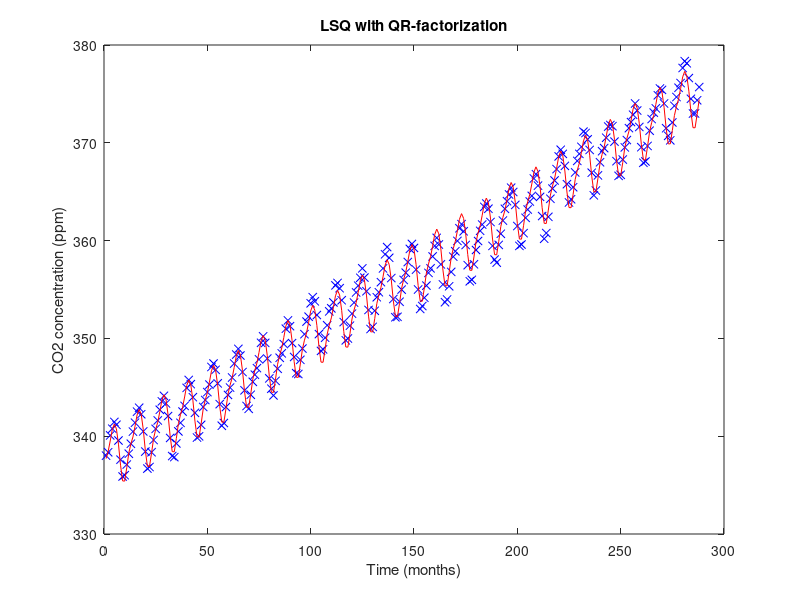

MATLAB code to generate this figure:
function [res] = lsp()
%LSP Solves the least squares problem with the basis functions given in 
% the assignment.
% res = norm of the residual for n=1:3
%
% Authors : Weicker David & Goyens Florentin
close all;

mauna = load('mauna.dat');
Q = mauna(:,2:13)';
b = Q(:);
m = length(b);
t = (1:m)';

alpha = 0.00037;
e = ones(m,1);
res = zeros(3,1);

for n=1:3
    A = [e exp(alpha*t) cos(2*pi*t*(1:n)/12) sin(2*pi*t*(1:n)/12)];
    [q,r] = qr(A);
    x = r\(q'*b);
    res(n) = norm(A*x-b);
end

%Plot for n=3
plot(t,b,'bx',t,A*x,'r-');title('LSQ with QR-factorization');xlabel('Time (months)');
ylabel('CO2 concentration (ppm)');

end

